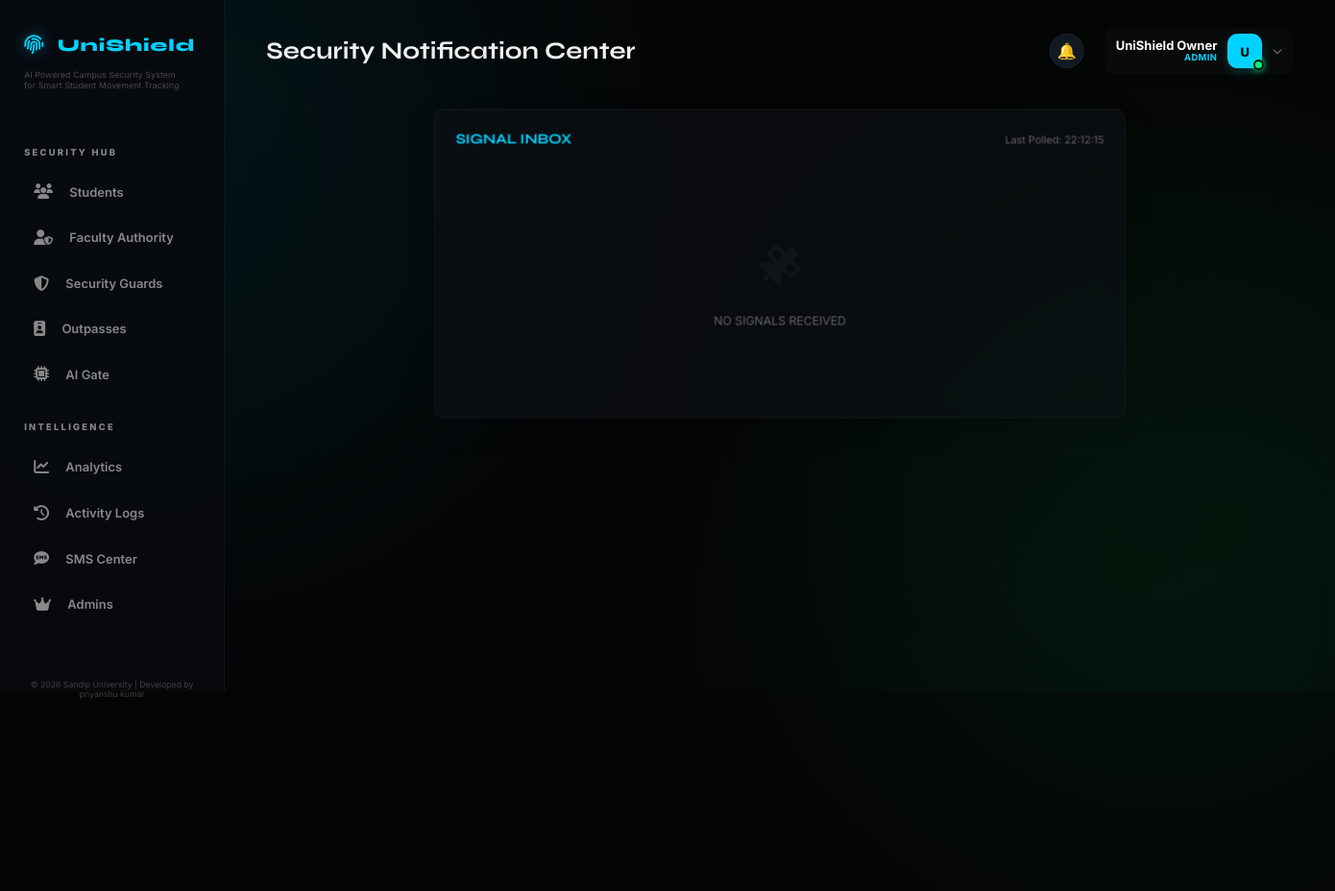
The app's page /admin/notifications (signed in), older data.
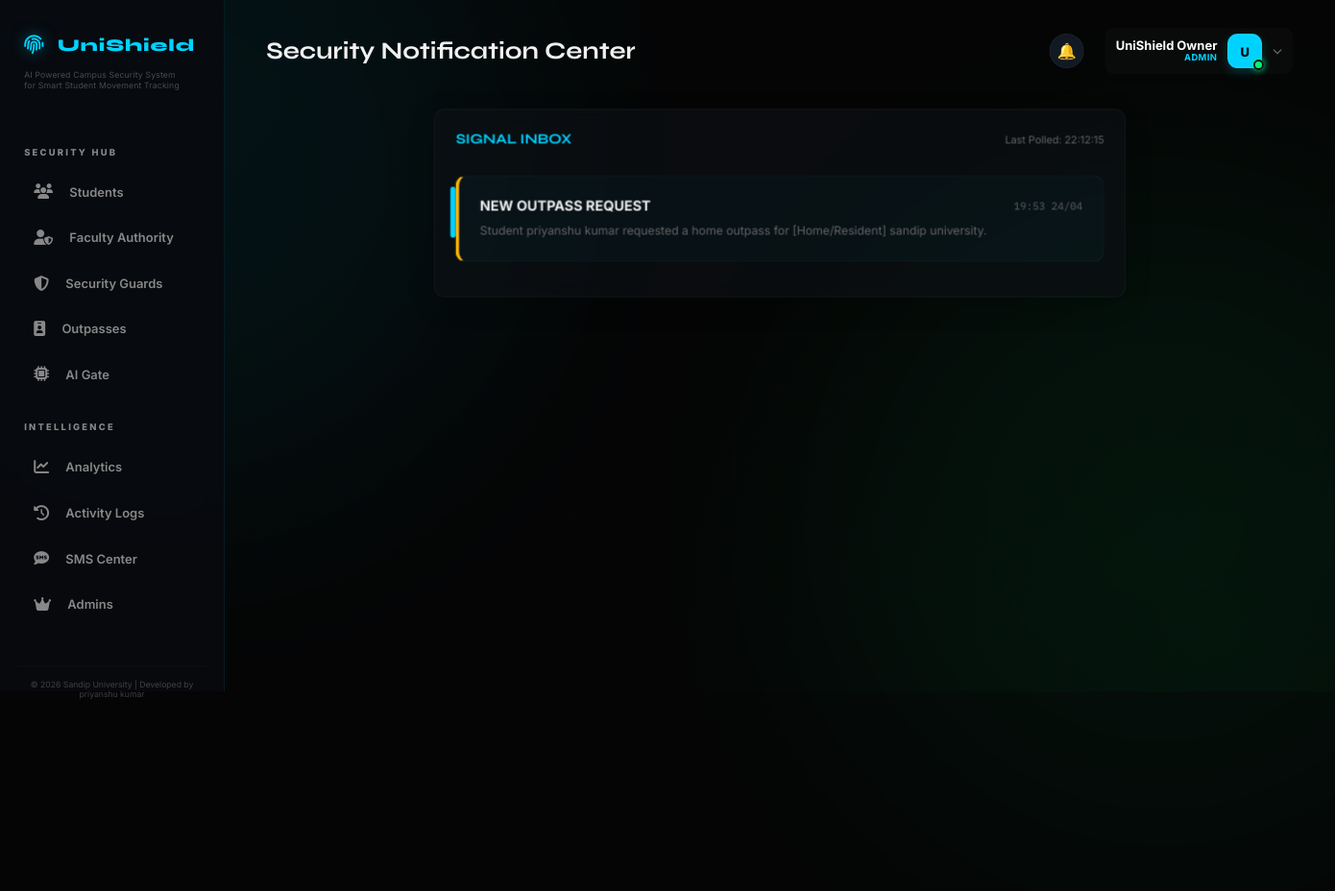
The same page, newer data.
### models/log.py (models this page shows)
class Notification(db.Model):
    __tablename__ = 'notifications'
    id = db.Column(db.Integer, primary_key=True)
    user_id = db.Column(db.Integer, db.ForeignKey('users.id'), nullable=False)
    title = db.Column(db.String(200), nullable=False)
    message = db.Column(db.Text, nullable=False)
    type = db.Column(db.String(50))  # request|approval|alert|system
    is_read = db.Column(db.Boolean, default=False)
    created_at = db.Column(db.DateTime, default=datetime.utcnow)

### routes/admin.py (the view)
@admin_bp.route('/notifications')
@login_required
@admin_required
def notifications():
    notifs = Notification.query.filter_by(user_id=current_user.id).order_by(Notification.created_at.desc()).all()
    for n in notifs:
        n.is_read = True
    db.session.commit()
    return render_template('admin/notifications.html', notifications=notifs)

### routes/admin.py (called while the page is built)
def admin_required(f):
    @wraps(f)
    def decorated_function(*args, **kwargs):
        if not current_user.is_authenticated or current_user.role != 'admin':
            flash('Admin access required', 'danger')
            return redirect(url_for('auth.login'))
        return f(*args, **kwargs)
    return decorated_function

### templates/admin/notifications.html
{% extends "base.html" %}
{% block page_title %}Security Notification Center{% endblock %}
{% block content %}
<div class="card" style="max-width: 800px; margin: 0 auto;">
    <div style="display: flex; justify-content: space-between; align-items: center; margin-bottom: 2rem;">
        <h3 style="color: var(--accent);">SIGNAL INBOX</h3>
        <p style="font-size: 0.75rem; color: var(--text-muted);">Last Polled: {{ now.strftime('%H:%M:%S') }}</p>
    </div>
    {% for n in notifications %}
    <div style="padding: 1.5rem; border: 1px solid var(--border); border-radius: 12px; margin-bottom: 1rem; position: relative; background: {{ 'rgba(0,200,255,0.03)' if not n.is_read else 'transparent' }}; border-left: 4px solid {{ 'var(--accent)' if n.type == 'approval' else 'var(--warning)' if n.type == 'request' else 'var(--danger)' if n.type == 'alert' else 'var(--border)' }};">
        <div style="display: flex; justify-content: space-between; align-items: center; margin-bottom: 0.5rem;">
            <p style="font-weight: 700; font-size: 1rem; color: var(--text-main);">{{ n.title | upper }}</p>
            <p class="mono" style="font-size: 0.75rem; color: var(--text-muted);">{{ n.created_at.strftime('%H:%M %d/%m') }}</p>
        </div>
        <p style="font-size: 0.85rem; color: var(--text-muted); line-height: 1.6;">{{ n.message }}</p>
        {% if not n.is_read %}
        <span style="position: absolute; top: 0.75rem; left: -10px; width: 6px; height: 60%; background: var(--accent); border-radius: 3px;"></span>
        {% endif %}
    </div>
    {% else %}
    <div style="text-align: center; padding: 5rem 0; color: var(--text-muted); font-size: 0.85rem;">
        <i class="fas fa-satellite" style="font-size: 3rem; margin-bottom: 2rem; opacity: 0.1;"></i>
        <p>NO SIGNALS RECEIVED</p>
    </div>
    {% endfor %}
</div>
{% endblock %}

Row changes from the older to the newer data that the page shows:
added Notification: title "NEW OUTPASS REQUEST", created_at "19:53 24/04", message "Student priyanshu kumar requested a home outpass for [Home/Resident] sandip university.", is_read False (drawn)
Text that changed along with them:
text no longer shown: "NO SIGNALS RECEIVED"
